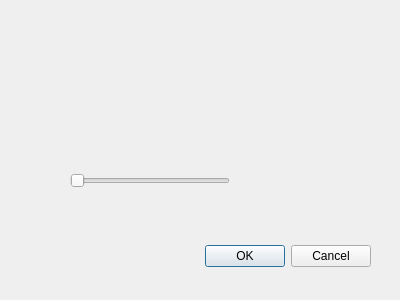
<?xml version="1.0" encoding="UTF-8"?>
<ui version="4.0">
 <class>Dialog</class>
 <widget class="QDialog" name="Dialog">
  <property name="geometry">
   <rect>
    <x>0</x>
    <y>0</y>
    <width>400</width>
    <height>300</height>
   </rect>
  </property>
  <property name="windowTitle">
   <string>Dialog</string>
  </property>
  <widget class="QDialogButtonBox" name="buttonBox">
   <property name="geometry">
    <rect>
     <x>30</x>
     <y>240</y>
     <width>341</width>
     <height>32</height>
    </rect>
   </property>
   <property name="orientation">
    <enum>Qt::Horizontal</enum>
   </property>
   <property name="standardButtons">
    <set>QDialogButtonBox::Cancel|QDialogButtonBox::Ok</set>
   </property>
  </widget>
  <widget class="QSlider" name="horizontalSlider">
   <property name="geometry">
    <rect>
     <x>70</x>
     <y>170</y>
     <width>160</width>
     <height>22</height>
    </rect>
   </property>
   <property name="orientation">
    <enum>Qt::Horizontal</enum>
   </property>
  </widget>
 </widget>
 <resources/>
 <connections>
  <connection>
   <sender>buttonBox</sender>
   <signal>accepted()</signal>
   <receiver>Dialog</receiver>
   <slot>accept()</slot>
   <hints>
    <hint type="sourcelabel">
     <x>248</x>
     <y>254</y>
    </hint>
    <hint type="destinationlabel">
     <x>157</x>
     <y>274</y>
    </hint>
   </hints>
  </connection>
  <connection>
   <sender>buttonBox</sender>
   <signal>rejected()</signal>
   <receiver>Dialog</receiver>
   <slot>reject()</slot>
   <hints>
    <hint type="sourcelabel">
     <x>316</x>
     <y>260</y>
    </hint>
    <hint type="destinationlabel">
     <x>286</x>
     <y>274</y>
    </hint>
   </hints>
  </connection>
 </connections>
</ui>
